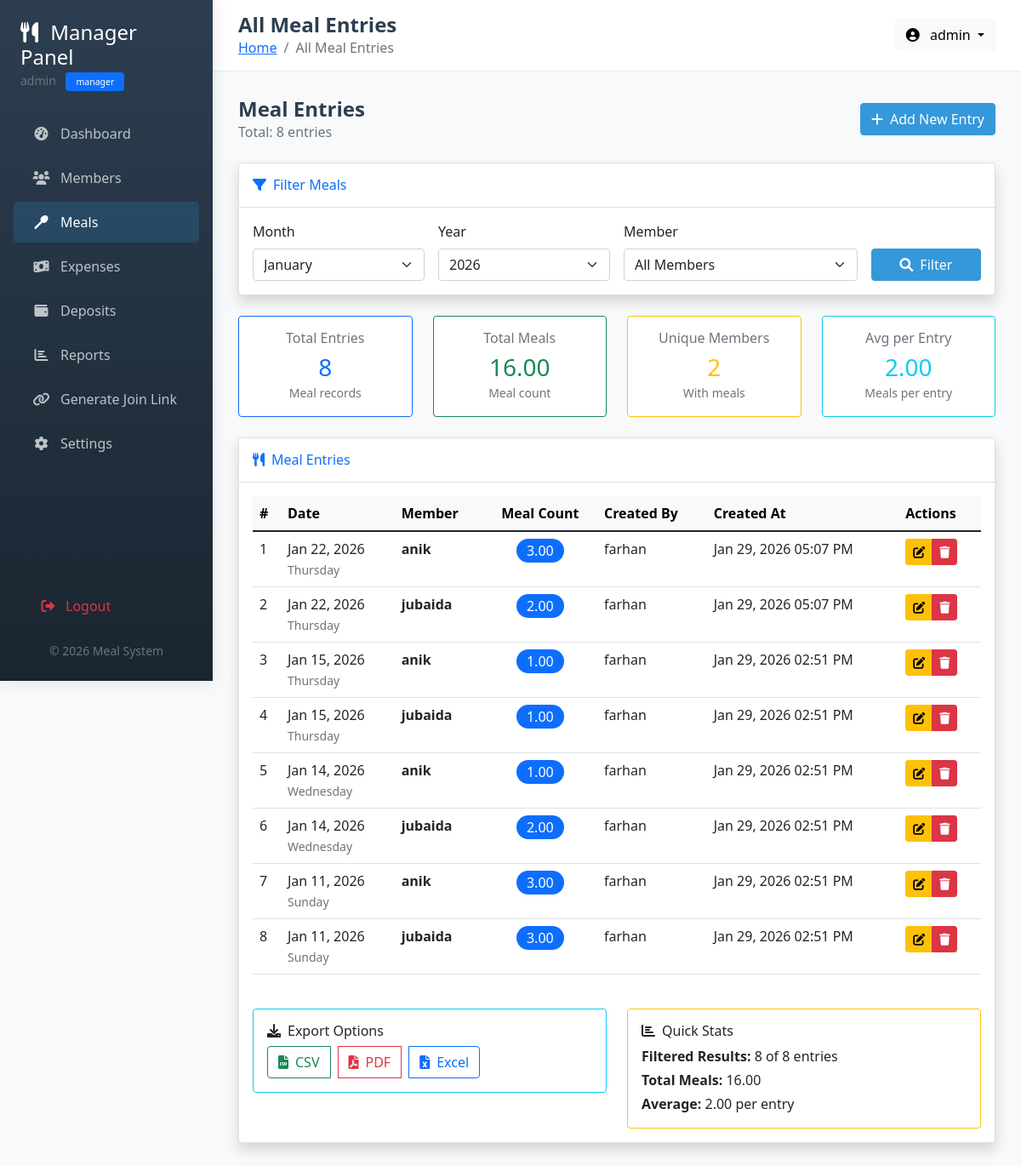
Screenshot of /manager/meals.php (signed in) with the database file from the repository.
### tables this page shows
CREATE TABLE `meals` (
  `meal_id` int(11) NOT NULL,
  `member_id` int(11) NOT NULL,
  `meal_date` date NOT NULL,
  `meal_count` decimal(4,2) NOT NULL DEFAULT 0.00,
  `created_at` timestamp NOT NULL DEFAULT current_timestamp(),
  `created_by` int(11) DEFAULT NULL,
  `updated_by` int(11) DEFAULT NULL,
  `updated_at` timestamp NULL DEFAULT NULL ON UPDATE current_timestamp()
);

CREATE TABLE `members` (
  `member_id` int(11) NOT NULL,
  `name` varchar(100) NOT NULL,
  `phone` varchar(20) DEFAULT NULL,
  `email` varchar(100) DEFAULT NULL,
  `join_date` date NOT NULL,
  `status` enum('active','inactive') DEFAULT 'active',
  `created_by` int(11) DEFAULT NULL,
  `join_token` varchar(100) DEFAULT NULL,
  `token_expiry` datetime DEFAULT NULL,
  `created_at` timestamp NOT NULL DEFAULT current_timestamp()
);

CREATE TABLE `users` (
  `user_id` int(11) NOT NULL,
  `username` varchar(50) NOT NULL,
  `email` varchar(100) NOT NULL,
  `password` varchar(255) NOT NULL,
  `role` enum('manager','member') NOT NULL DEFAULT 'member',
  `member_id` int(11) DEFAULT NULL,
  `last_login` datetime DEFAULT NULL,
  `created_at` timestamp NOT NULL DEFAULT current_timestamp(),
  `is_active` tinyint(1) DEFAULT 1
);

### config/database.php (called while the page is built, shortened)
<?php
function getConnection() {
    static $conn = null;
    if ($conn === null) {
        $conn = mysqli_connect(DB_HOST, DB_USER, DB_PASS);
        mysqli_set_charset($conn, "utf8mb4");
    }
    return $conn;
}
?>

### includes/functions.php (called while the page is built, shortened)
<?php
require_once __DIR__ . '/../config/database.php';
class Functions {
    public function formatDate($date_string) {
        return date('M d, Y', strtotime($date_string));
    }
}
?>

### manager/meals.php (the view, shortened to what this page needs)
<?php
require_once '../includes/functions.php';
$functions = new Functions();
$filter_month = isset($_GET['month']) ? intval($_GET['month']) : date('m');
$filter_year = isset($_GET['year']) ? intval($_GET['year']) : date('Y');
$filter_member = isset($_GET['member']) ? intval($_GET['member']) : 0;
require_once '../includes/header.php';
$where_conditions = ["1=1"];
$params = [];
$param_types = "";
if ($filter_month > 0 && $filter_year > 0) {
    $month_start = "$filter_year-" . str_pad($filter_month, 2, '0', STR_PAD_LEFT) . "-01";
    $month_end = date('Y-m-t', strtotime($month_start));
    $where_conditions[] = "m.meal_date BETWEEN ? AND ?";
    $params[] = $month_start;
    $params[] = $month_end;
    $param_types .= "ss";
}
$where_clause = implode(" AND ", $where_conditions);
$count_params = $params;
$count_param_types = $param_types;
$count_sql = "SELECT COUNT(*) as total FROM meals m WHERE $where_clause";
$count_stmt = mysqli_prepare($conn, $count_sql);
if (!empty($count_params)) {
    mysqli_stmt_bind_param($count_stmt, $count_param_types, ...$count_params);
}
mysqli_stmt_execute($count_stmt);
$count_result = mysqli_stmt_get_result($count_stmt);
$count_row = mysqli_fetch_assoc($count_result);
$total_records = $count_row ? $count_row['total'] : 0;
$page = isset($_GET['page']) ? max(1, intval($_GET['page'])) : 1;
$per_page = 20;
$offset = ($page - 1) * $per_page;
$list_params = $params;
$list_param_types = $param_types;
$sql = "SELECT m.*, mb.name as member_name, u.username as created_by_name
        FROM meals m
        JOIN members mb ON m.member_id = mb.member_id
        LEFT JOIN users u ON m.created_by = u.user_id
        WHERE $where_clause
        ORDER BY m.meal_date DESC, m.created_at DESC
        LIMIT ? OFFSET ?";
$list_params[] = $per_page;
$list_params[] = $offset;
$list_param_types .= "ii";
$stmt = mysqli_prepare($conn, $sql);
if (!empty($list_params)) {
    mysqli_stmt_bind_param($stmt, $list_param_types, ...$list_params);
}
mysqli_stmt_execute($stmt);
$result = mysqli_stmt_get_result($stmt);
$meals = mysqli_fetch_all($result, MYSQLI_ASSOC);
$summary_sql = "SELECT
                COUNT(DISTINCT m.member_id) as unique_members,
                SUM(m.meal_count) as total_meals,
                COUNT(*) as total_entries,
                AVG(m.meal_count) as avg_per_entry
                FROM meals m
                WHERE $where_clause";
$summary_stmt = mysqli_prepare($conn, $summary_sql);
if (!empty($params)) {
    mysqli_stmt_bind_param($summary_stmt, $param_types, ...$params);
}
mysqli_stmt_execute($summary_stmt);
$summary_result = mysqli_stmt_get_result($summary_stmt);
$summary = $summary_result ? mysqli_fetch_assoc($summary_result) : [
    'unique_members' => 0,
    'total_meals' => 0,
    'total_entries' => 0,
    'avg_per_entry' => 0
];
?>
<div class="row mb-4">
    <div class="col-12">
        <div class="d-flex justify-content-between align-items-center">
            <div>
                <h4 class="page-title mb-0">Meal Entries</h4>
                <p class="text-muted mb-0">Total: <?php echo $total_records; ?> entries</p>
            </div>
            <div>
                <a href="add_meal.php" class="btn btn-primary">
                    <i class="fas fa-plus me-2"></i>Add New Entry
                </a>
            </div>
        </div>
    </div>
</div>
<div class="row mb-4">
    <div class="col-12">
        <div class="card shadow">
            <div class="card-header bg-white py-3">
                <h6 class="m-0 font-weight-bold text-primary"><i class="fas fa-filter me-2"></i>Filter Meals</h6>
            </div>
            <div class="card-body">
                <form method="GET" action="" class="row g-3">
                    <div class="col-md-3">
                        <label for="month" class="form-label">Month</label>
                        <select name="month" id="month" class="form-select">
                            <?php
                            $months = ['January', 'February', 'March', 'April', 'May', 'June',
                                     'July', 'August', 'September', 'October', 'November', 'December'];
                            foreach ($months as $index => $month_name):
                                $month_num = $index + 1;
                            ?>
                            <option value="<?php echo $month_num; ?>" <?php echo $month_num == $filter_month ? 'selected' : ''; ?>>
                                <?php echo $month_name; ?>
                            </option>
                            <?php endforeach; ?>
                        </select>
                    </div>
                    <div class="col-md-3">
                        <label for="year" class="form-label">Year</label>
                        <select name="year" id="year" class="form-select">
                            <?php
                            $current_year = date('Y');
                            for ($y = $current_year; $y >= $current_year - 5; $y--):
                            ?>
                            <option value="<?php echo $y; ?>" <?php echo $y == $filter_year ? 'selected' : ''; ?>>
                                <?php echo $y; ?>
                            </option>
                            <?php endfor; ?>
                        </select>
                    </div>
                    <div class="col-md-4">
                        <label for="member" class="form-label">Member</label>
                        <select name="member" id="member" class="form-select">
                            <option value="0">All Members</option>
                        </select>
                    </div>
                    <div class="col-md-2 d-flex align-items-end">
                        <div class="d-grid w-100">
                            <button type="submit" class="btn btn-primary">
                                <i class="fas fa-search me-2"></i>Filter
                            </button>
                        </div>
                    </div>
                </form>
            </div>
        </div>
    </div>
</div>
<?php if ($total_records > 0): ?>
<div class="row mb-4">
    <div class="col-md-3">
        <div class="card border-primary">
            <div class="card-body text-center">
                <h6 class="text-muted mb-2">Total Entries</h6>
                <h3 class="text-primary mb-0"><?php echo $total_records; ?></h3>
                <small class="text-muted">Meal records</small>
            </div>
        </div>
    </div>
    <div class="col-md-3">
        <div class="card border-success">
            <div class="card-body text-center">
                <h6 class="text-muted mb-2">Total Meals</h6>
                <h3 class="text-success mb-0"><?php echo number_format($summary['total_meals'] ?: 0, 2); ?></h3>
                <small class="text-muted">Meal count</small>
            </div>
        </div>
    </div>
    <div class="col-md-3">
        <div class="card border-warning">
            <div class="card-body text-center">
                <h6 class="text-muted mb-2">Unique Members</h6>
                <h3 class="text-warning mb-0"><?php echo $summary['unique_members'] ?: 0; ?></h3>
                <small class="text-muted">With meals</small>
            </div>
        </div>
    </div>
    <div class="col-md-3">
        <div class="card border-info">
            <div class="card-body text-center">
                <h6 class="text-muted mb-2">Avg per Entry</h6>
                <h3 class="text-info mb-0"><?php echo number_format($summary['avg_per_entry'] ?: 0, 2); ?></h3>
                <small class="text-muted">Meals per entry</small>
            </div>
        </div>
    </div>
</div>
<?php endif; ?>
<div class="row">
    <div class="col-12">
        <div class="card shadow">
            <div class="card-header bg-white py-3">
                <h6 class="m-0 font-weight-bold text-primary"><i class="fas fa-utensils me-2"></i>Meal Entries</h6>
            </div>
            <div class="card-body">
                <?php if (empty($meals)): ?>
                <div class="text-center py-5">
                    <i class="fas fa-utensils fa-3x text-muted mb-3"></i>
                    <h5>No Meal Entries Found</h5>
                    <p class="text-muted"><?php echo $total_records == 0 ? 'Add your first meal entry to get started' : 'No entries match your current filters'; ?></p>
                    <?php if ($total_records == 0): ?>
                    <a href="add_meal.php" class="btn btn-primary">
                        <i class="fas fa-plus me-2"></i>Add First Entry
                    </a>
                    <?php endif; ?>
                </div>
                <?php else: ?>
                <div class="table-responsive">
                    <table class="table table-hover">
                        <thead class="table-light">
                            <tr>
                                <th>#</th>
                                <th>Date</th>
                                <th>Member</th>
                                <th class="text-center">Meal Count</th>
                                <th>Created By</th>
                                <th>Created At</th>
                                <th>Actions</th>
                            </tr>
                        </thead>
                        <tbody>
                            <?php $counter = ($page - 1) * $per_page + 1; ?>
                            <?php foreach ($meals as $meal): ?>
                            <tr>
                                <td><?php echo $counter++; ?></td>
                                <td>
                                    <?php echo $functions->formatDate($meal['meal_date']); ?>
                                    <br>
                                    <small class="text-muted"><?php echo date('l', strtotime($meal['meal_date'])); ?></small>
                                </td>
                                <td>
                                    <strong><?php echo htmlspecialchars($meal['member_name']); ?></strong>
                                </td>
                                <td class="text-center">
                                    <span class="badge bg-primary rounded-pill" style="font-size: 1em;">
                                        <?php echo $meal['meal_count']; ?>
                                    </span>
                                </td>
                                <td><?php echo $meal['created_by_name'] ?: 'System'; ?></td>
                                <td><?php echo date('M d, Y h:i A', strtotime($meal['created_at'])); ?></td>
                                <td>
                                    <div class="btn-group btn-group-sm" role="group">
                                        <a href="edit_meal.php?id=<?php echo $meal['meal_id']; ?>"
                                           class="btn btn-warning" title="Edit">
                                            <i class="fas fa-edit"></i>
                                        </a>
                                        <button type="button" class="btn btn-danger"
                                                onclick="confirmDelete(<?php echo $meal['meal_id']; ?>, '<?php echo addslashes($meal['member_name']); ?>', '<?php echo $meal['meal_date']; ?>')"
                                                title="Delete">
                                            <i class="fas fa-trash"></i>
                                        </button>
                                    </div>
                                </td>
                            </tr>
                            <?php endforeach; ?>
                        </tbody>
                    </table>
                </div>
                <div class="row mt-4">
                    <div class="col-md-6">
                        <div class="card border-info">
                            <div class="card-body">
                                <h6><i class="fas fa-download me-2"></i>Export Options</h6>
                                <div class="btn-group">
                                    <a href="export_meals.php?month=<?php echo $filter_month; ?>&year=<?php echo $filter_year; ?>&member=<?php echo $filter_member; ?>&format=csv"
                                       class="btn btn-outline-success">
                                        <i class="fas fa-file-csv me-2"></i>CSV
                                    </a>
                                    <a href="export_meals.php?month=<?php echo $filter_month; ?>&year=<?php echo $filter_year; ?>&member=<?php echo $filter_member; ?>&format=pdf"
                                       class="btn btn-outline-danger ms-2">
                                        <i class="fas fa-file-pdf me-2"></i>PDF
                                    </a>
                                    <a href="export_meals.php?month=<?php echo $filter_month; ?>&year=<?php echo $filter_year; ?>&member=<?php echo $filter_member; ?>&format=excel"
                                       class="btn btn-outline-primary ms-2">
                                        <i class="fas fa-file-excel me-2"></i>Excel
                                    </a>
                                </div>
                            </div>
                        </div>
                    </div>
                    <div class="col-md-6">
                        <div class="card border-warning">
                            <div class="card-body">
                                <h6><i class="fas fa-chart-bar me-2"></i>Quick Stats</h6>
                                <p class="mb-1"><strong>Filtered Results:</strong> <?php echo count($meals); ?> of <?php echo $total_records; ?> entries</p>
                                <p class="mb-1"><strong>Total Meals:</strong> <?php echo number_format($summary['total_meals'] ?: 0, 2); ?></p>
                                <p class="mb-0"><strong>Average:</strong> <?php echo number_format($summary['avg_per_entry'] ?: 0, 2); ?> per entry</p>
                            </div>
                        </div>
                    </div>
                </div>
                <?php endif; ?>
            </div>
        </div>
    </div>
</div>
<?php
require_once '../includes/footer.php';
?>

### includes/header.php (style rules this page uses)
:root { --primary-color: #2c3e50; --secondary-color: #3498db; --success-color: #27ae60; --warning-color: #f39c12; --danger-color: #e74c3c; }
body { font-family: 'Segoe UI', Tahoma, Geneva, Verdana, sans-serif; background-color: #f8f9fa; min-height: 100vh; }
.btn-primary { background-color: var(--secondary-color); border-color: var(--secondary-color); }
.page-title { color: var(--primary-color); font-weight: 600; margin-bottom: 5px; }
.badge { padding: 6px 12px; font-weight: 500; }

### rows the page displays
meals: meal_date "Jan 22, 2026", meal_date "Thursday", member.name "anik", meal_count "3.00", created_by.username "farhan", created_at "Jan 29, 2026 05:07 PM"
meals: meal_date "Jan 22, 2026", meal_date "Thursday", member.name "jubaida", meal_count "2.00", created_by.username "farhan", created_at "Jan 29, 2026 05:07 PM"
meals: meal_date "Jan 15, 2026", meal_date "Thursday", member.name "anik", meal_count "1.00", created_by.username "farhan", created_at "Jan 29, 2026 02:51 PM"
meals: meal_date "Jan 15, 2026", meal_date "Thursday", member.name "jubaida", meal_count "1.00", created_by.username "farhan", created_at "Jan 29, 2026 02:51 PM"
meals: meal_date "Jan 14, 2026", meal_date "Wednesday", member.name "anik", meal_count "1.00", created_by.username "farhan", created_at "Jan 29, 2026 02:51 PM"
meals: meal_date "Jan 14, 2026", meal_date "Wednesday", member.name "jubaida", meal_count "2.00", created_by.username "farhan", created_at "Jan 29, 2026 02:51 PM"
meals: meal_date "Jan 11, 2026", meal_date "Sunday", member.name "anik", meal_count "3.00", created_by.username "farhan", created_at "Jan 29, 2026 02:51 PM"
meals: meal_date "Jan 11, 2026", meal_date "Sunday", member.name "jubaida", meal_count "3.00", created_by.username "farhan", created_at "Jan 29, 2026 02:51 PM"

### other values shown
$_SESSION['username'] "admin"
$_SESSION['role'] "manager"
$page_title "All Meal Entries"
$total_records "8"
$summary['total_meals'] ?: 0 "16.00"
$summary['unique_members'] ?: 0 "2"
$summary['avg_per_entry'] ?: 0 "2.00"
count($meals) "8"
form field month "January"
form field year "2026"
